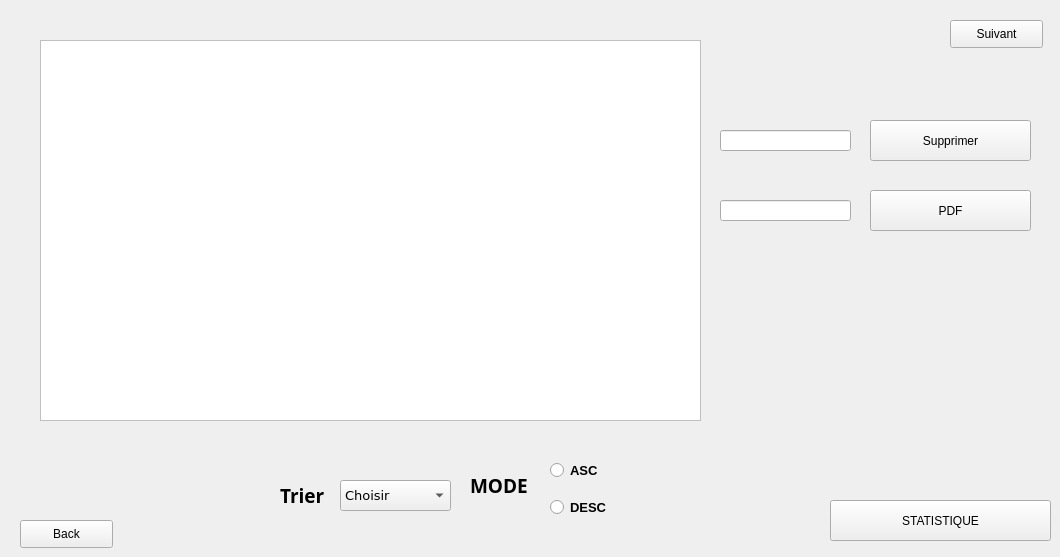
      <widget class="QWidget" name="page_24">
       <widget class="QTableView" name="table_penaliter">
        <property name="geometry">
         <rect>
          <x>40</x>
          <y>40</y>
          <width>661</width>
          <height>381</height>
         </rect>
        </property>
        <property name="styleSheet">
         <string notr="true">QTableView {

background-color: #FFFFFF; /* Background color similar to Windows */

border: 1px solid #C0C0C0; /* Border color */

selection-background-color: #0078D4; /* Selection background color similar to Windows */

selection-color: #FFFFFF; /* Selection text color similar to Windows */

}



QHeaderView::section {

background-color: #0078D4; /* Header section background color similar to Windows */

color: #FFFFFF; /* Header section text color similar to Windows */

padding: 5px; /* Padding around header sections */

}</string>
        </property>
       </widget>
       <widget class="QPushButton" name="supprimer_ayoub">
        <property name="geometry">
         <rect>
          <x>870</x>
          <y>120</y>
          <width>161</width>
          <height>41</height>
         </rect>
        </property>
        <property name="text">
         <string>Supprimer</string>
        </property>
       </widget>
       <widget class="QLineEdit" name="num_penalite_supp">
        <property name="geometry">
         <rect>
          <x>720</x>
          <y>130</y>
          <width>131</width>
          <height>21</height>
         </rect>
        </property>
       </widget>
       <widget class="QPushButton" name="back_ayoub">
        <property name="geometry">
         <rect>
          <x>20</x>
          <y>520</y>
          <width>93</width>
          <height>28</height>
         </rect>
        </property>
        <property name="text">
         <string>Back</string>
        </property>
       </widget>
       <widget class="QPushButton" name="PDF_ayoub">
        <property name="geometry">
         <rect>
          <x>870</x>
          <y>190</y>
          <width>161</width>
          <height>41</height>
         </rect>
        </property>
        <property name="text">
         <string>PDF</string>
        </property>
       </widget>
       <widget class="QLineEdit" name="pdf_numero">
        <property name="geometry">
         <rect>
          <x>720</x>
          <y>200</y>
          <width>131</width>
          <height>21</height>
         </rect>
        </property>
       </widget>
       <widget class="QPushButton" name="STAT">
        <property name="geometry">
         <rect>
          <x>830</x>
          <y>500</y>
          <width>221</width>
          <height>41</height>
         </rect>
        </property>
        <property name="text">
         <string>STATISTIQUE</string>
        </property>
       </widget>
       <widget class="QWidget" name="verticalLayoutWidget_6">
        <property name="geometry">
         <rect>
          <x>550</x>
          <y>450</y>
          <width>160</width>
          <height>80</height>
         </rect>
        </property>
        <layout class="QVBoxLayout" name="verticalLayout_20">
         <item>
          <widget class="QRadioButton" name="ASC">
           <property name="font">
            <font>
             <family>Segoe UI</family>
             <pointsize>10</pointsize>
             <weight>75</weight>
             <bold>true</bold>
            </font>
           </property>
           <property name="text">
            <string>ASC</string>
           </property>
          </widget>
         </item>
         <item>
          <widget class="QRadioButton" name="DESC">
           <property name="font">
            <font>
             <family>Segoe UI</family>
             <pointsize>10</pointsize>
             <weight>75</weight>
             <bold>true</bold>
            </font>
           </property>
           <property name="text">
            <string>DESC</string>
           </property>
          </widget>
         </item>
        </layout>
       </widget>
       <widget class="QLabel" name="label_83">
        <property name="geometry">
         <rect>
          <x>470</x>
          <y>460</y>
          <width>71</width>
          <height>51</height>
         </rect>
        </property>
        <property name="font">
         <font>
          <family>Segoe UI Semibold</family>
          <pointsize>14</pointsize>
          <weight>75</weight>
          <bold>true</bold>
         </font>
        </property>
        <property name="text">
         <string>MODE</string>
        </property>
       </widget>
       <widget class="QComboBox" name="triebox">
        <property name="geometry">
         <rect>
          <x>340</x>
          <y>480</y>
          <width>111</width>
          <height>31</height>
         </rect>
        </property>
        <property name="font">
         <font>
          <family>Verdana</family>
          <pointsize>10</pointsize>
         </font>
        </property>
        <item>
         <property name="text">
          <string>Choisir</string>
         </property>
        </item>
        <item>
         <property name="text">
          <string>Numero_penalite</string>
         </property>
        </item>
        <item>
         <property name="text">
          <string>Nature</string>
         </property>
        </item>
       </widget>
       <widget class="QLabel" name="label_84">
        <property name="geometry">
         <rect>
          <x>280</x>
          <y>470</y>
          <width>71</width>
          <height>51</height>
         </rect>
        </property>
        <property name="font">
         <font>
          <family>Segoe UI Semibold</family>
          <pointsize>14</pointsize>
          <weight>75</weight>
          <bold>true</bold>
         </font>
        </property>
        <property name="text">
         <string>Trier</string>
        </property>
       </widget>
       <widget class="QPushButton" name="suivant_8">
        <property name="geometry">
         <rect>
          <x>950</x>
          <y>20</y>
          <width>93</width>
          <height>28</height>
         </rect>
        </property>
        <property name="text">
         <string>Suivant</string>
        </property>
       </widget>
      </widget>
